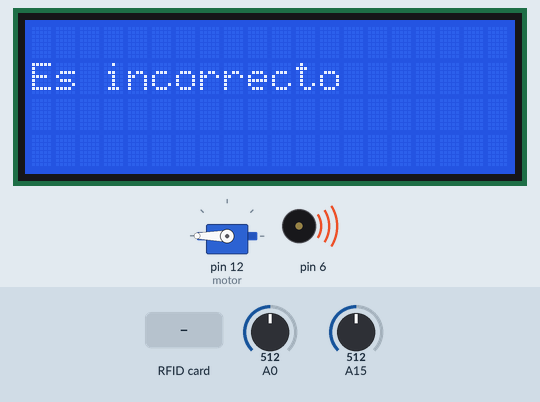
This sketch was run on a simulated Arduino Mega 2560, built with avr-gcc and run on an emulated ATmega2560. Parts: 20×4 character LCD, servo, buzzer (waves = sounding). Inputs (shaded band) come from the test bench; at power-on: A15 = 512, A0 = 512. What the sketch prints to the serial monitor is not drawn.

Above: at 2.3 s.
2.4 s: RFID card 5E 7A 19 C4 held to the reader
At 5.3 s:
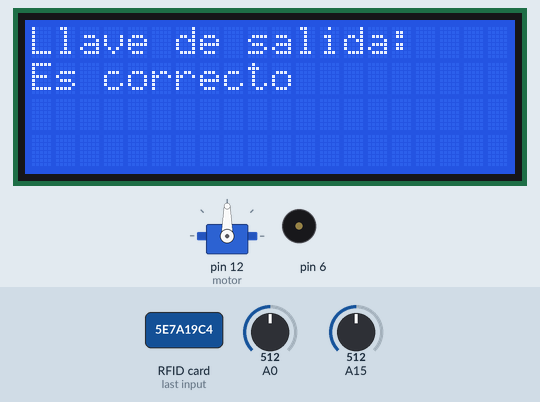
5.5 s: A15 set to 27
7.0 s: A15 set to 22
At 7.7 s:
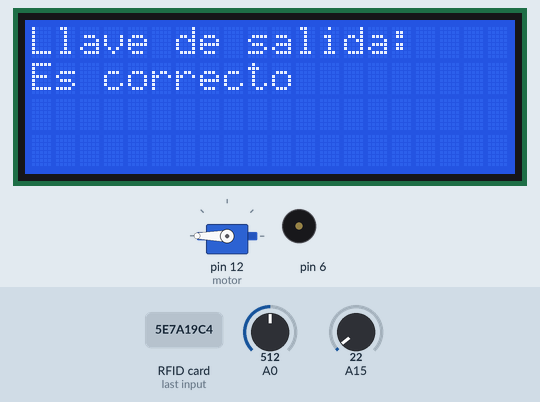
10.1 s: RFID card 5E 7A 19 C4 held to the reader
At 11.5 s:
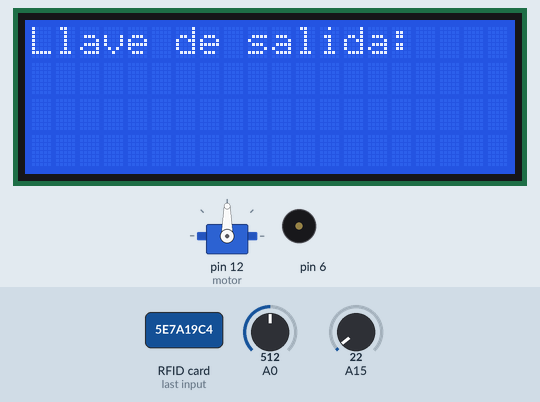
12.2 s: A15 set to 122
At 12.9 s:
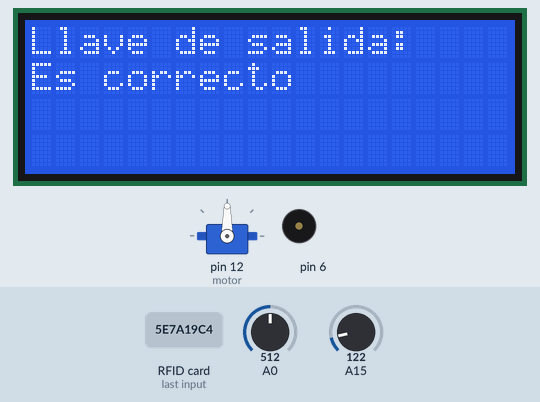
13.7 s: A15 set to 15
At 14.1 s:
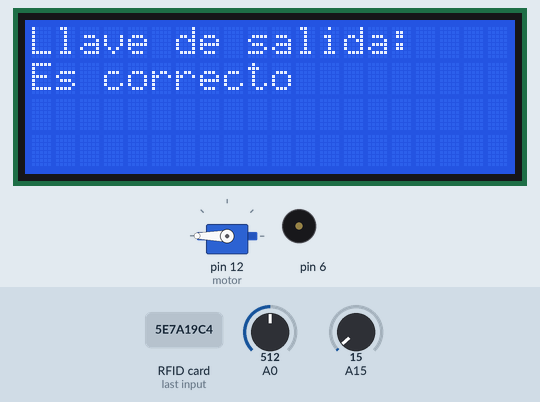
Timing chart, 0 to 17.8 s (numbered marks = the images above; inputs shaded):
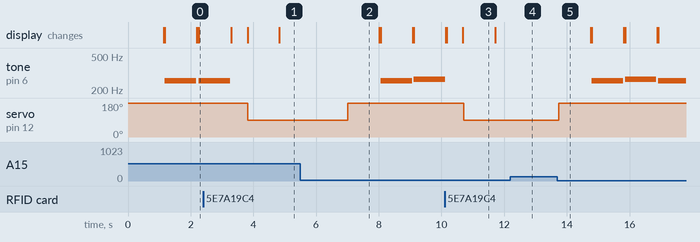

The sketch:

BarreraEstacionamiento.ino
```cpp
#include <Servo.h>
#include <Wire.h>
#include <RFID.h>
#include <LiquidCrystal_I2C.h>
#include <RFID.h>
#include <SPI.h>


LiquidCrystal_I2C lcd(0x27,20,4);

#define SS_PIN 53
#define RST_PIN 5
#define PinServo 12


RFID rfid(SS_PIN, RST_PIN);

bool comprobacion=false;
bool comprobacion2=false;
int numero_serie[14];
int card[]={37,170,134,229,236}; //14
int key[]={236,115,201,85,3};   //12
int pos=180;

Servo motor;

void setup() {
  Serial.begin(9600);
  lcd.init();                       // inicializa el lcd
  lcd.backlight();
  SPI.begin();
  rfid.init();
  motor.attach(12);
  motor.write(pos);
  delay(1000);

  lcd.clear();
  lcd.print("     Bienvenido! ");
}

void loop() {
  /*Serial.print(analogRead(A0)); Serial.print(" ");    //756
  delay(500);
  Serial.println(analogRead(A15)); Serial.print(" "); //53
  delay(500);*/

  leer_usuario();
  if( (analogRead(A15)<25) && (comprobacion==true) && (pos==180) ){
    pos=90;
    motor.write(pos);
    delay(1000);
    lcd.setCursor(0,1);
    lcd.print("Es correcto");
    digitalWrite(10,HIGH);
    delay(500);
    digitalWrite(10,LOW);
  }
  if( (analogRead(A0)<600) && (comprobacion2==false) && (pos==180) ){
    lcd.clear();
    lcd.setCursor(0,1);
    lcd.print("Es incorrecto");
    // led y buzzer
    digitalWrite(11,HIGH);
    tone(6,257.66);
    delay(1000);
    noTone(6);
    digitalWrite(11,LOW);
    lcd.clear();
    lcd.print("     Bienvenido! ");
    comprobacion=false;
    comprobacion2=false;
  }
  if( (analogRead(A0) < 600) && (comprobacion==true) && (pos==90) ){
    pos=180;
    motor.write(pos);
    delay(1000);


    lcd.clear();
    lcd.print("     Bienvenido! ");
   comprobacion=false;
    comprobacion2=false;
  }


  leer_usuario();
  if( (analogRead(A0)<600) && (comprobacion2==true) && (pos==180) ){
    pos=90;
    motor.write(pos);
    delay(1000);
    lcd.setCursor(0,1);
    lcd.print("Es correcto");
    digitalWrite(10,HIGH);
    delay(500);
    digitalWrite(10,LOW);
  }
  if( (analogRead(A15)<25) && (comprobacion==false) && (pos==180) ){
    lcd.clear();
    lcd.setCursor(0,1);
    lcd.print("Es incorrecto");
    // led y buzzer
    digitalWrite(11,HIGH);
    tone(6,267.66);
    delay(1000);
    noTone(6);
    digitalWrite(11,LOW);
    lcd.clear();
    lcd.print("     Bienvenido! ");
    comprobacion=false;
    comprobacion2=false;

  }
  if( (analogRead(A15) <25) && (comprobacion2==true) && (pos==90) ){
    pos=180;
    motor.write(pos);
    delay(1000);


    lcd.clear();
    lcd.print("     Bienvenido! ");
    comprobacion=false;
    comprobacion2=false;
  }
}//cierre void loop

void leer_usuario(){
int contador = 0;
    if(rfid.isCard()){
           if(rfid.readCardSerial()){
                lcd.clear();
                lcd.print("Hola usuario: "); // guardamos el numero del usuario
                for(int i=0; i<=4 ; i++){
                   Serial.print(numero_serie[i] = rfid.serNum[i]);
                }
                lcd.print(" "); // esto es para que quede más bonito y el " usuario correcto " o " usuario incorrecto " aparezcan debajo y no pegados
                delay(500); // para que no se imprima constantemente el mismo numero
                contador = 1;
               comprobar_usuario();
             }
    }
    rfid.halt();

}

void comprobar_usuario(){
for(int i=0; i<1; i++){
   if(card[i] == numero_serie[i] && card[(i+1)] == numero_serie[(i+1)] && card[(i+2)] == numero_serie[(i+2)] && card[(i+3)] == numero_serie[(i+3)]){
     comprobacion=true;
   }else{

     comprobacion2=true;
   }
 }

 if(comprobacion==true){
   lcd.clear();
   lcd.setCursor(0,0);
   lcd.print("Tarjeta de entrada:");
 }else{
   lcd.clear();

    lcd.setCursor(0,0);
    lcd.print("Llave de salida:");

 }
}
```

Measured:
- the behaviour switches between 25 and 24 on A15 (found by bisection; images 1 and 2)
- after the input at 2.4 s, tone on pin 6: goes on until 3.3 s, then stays silent; servo on pin 12 (motor): 180° → 90° after 1.4 s; the display: first changes after 0.90 s (image 1 shows a later state)
- after the input at 5.5 s, every drawn part: stays the same
- after the input at 7.0 s, tone on pin 6: silent → 257 Hz after 1.1 s, → silent 1.0 s later, → 267 Hz 0.06 s later; servo on pin 12 (motor): 90° → 180° at once
- after the input at 10.1 s, tone on pin 6: goes on until 10.1 s, then stays silent; servo on pin 12 (motor): 180° → 90° after 0.61 s; the display: first differs from a run without the input after 0.06 s (image 3 shows a later state)
- after the input at 12.2 s, tone on pin 6: stays silent (without the input it goes to 257 Hz after 1.1 s); servo on pin 12 (motor): stays 90° (without the input it goes to 180° after 0.02 s)
- after the input at 13.7 s, tone on pin 6: plays 257 Hz for 1.0 s, 267 Hz for 1.0 s, 257 Hz for 0.88 s, starting after 1.1 s; servo on pin 12 (motor): 90° → 180° at once
- what the display in image 3 shows lasts 1.0 s, from 10.7 s to 11.7 s
